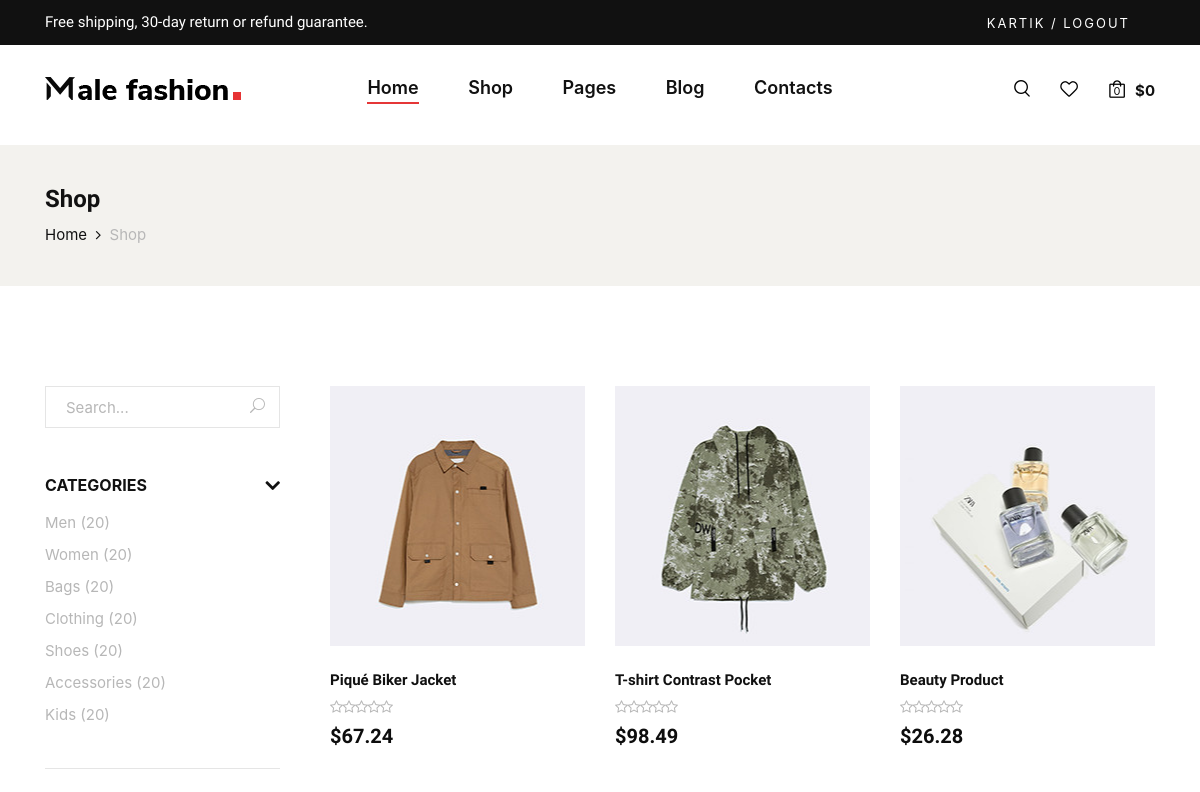
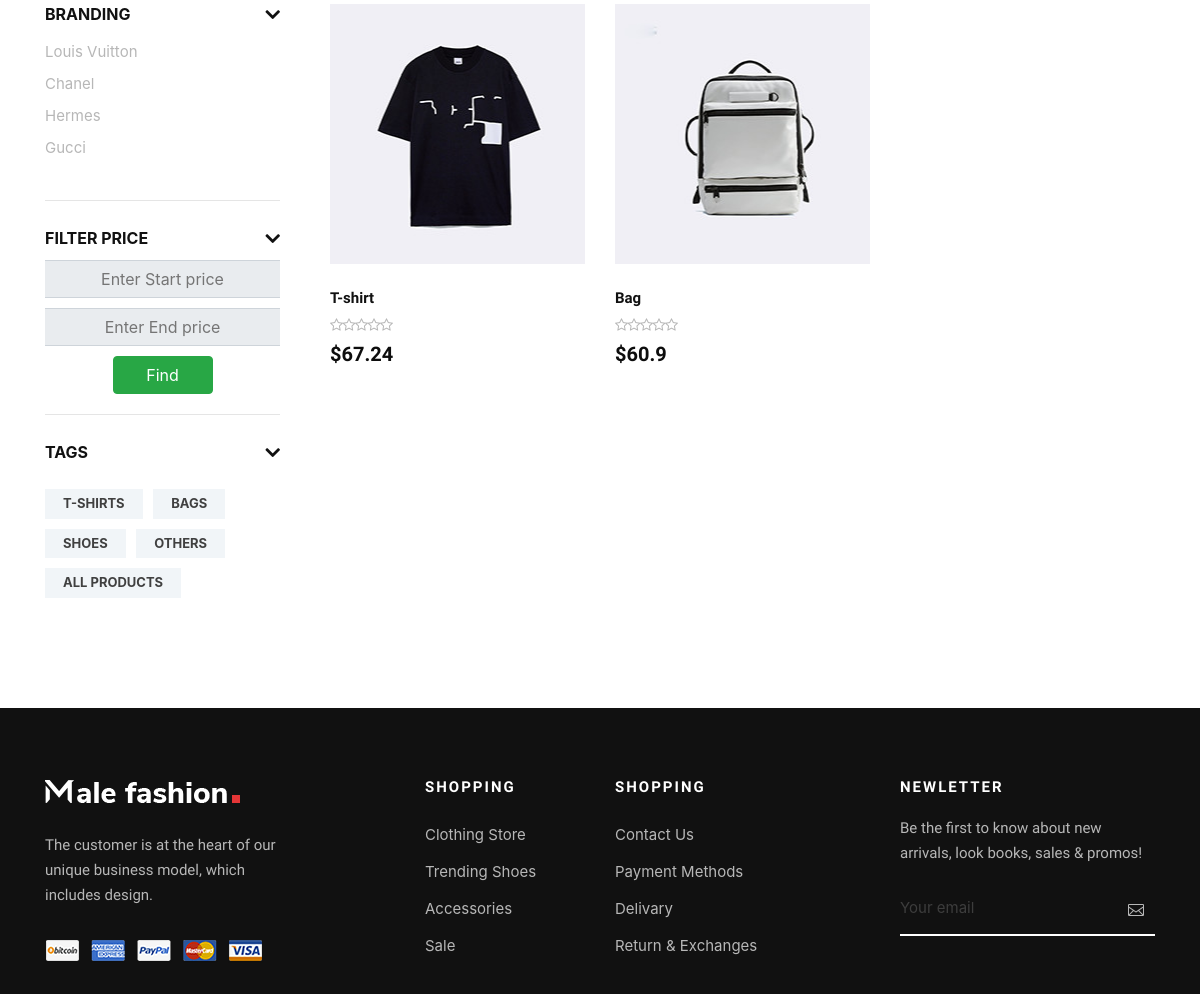
/shop (signed in), run on the app's committed database (2 pictures, top to bottom).
### Auths/models.py (models this page shows)
class My_User(AbstractUser):
    email = models.EmailField(unique=True)
    user_type = models.CharField(max_length=255,choices=user_type,default='Buyer Account')
    def __str__(self):
        return self.username

### My_Seller/models.py (models this page shows, shortened)
class Add_Product(models.Model):
    user = models.ForeignKey(My_User,on_delete=models.CASCADE)
    name = models.CharField(max_length=255)
    image = models.ImageField(upload_to = 'products')
    price = models.FloatField()
    category = models.CharField(max_length=255,choices = category)

### Base_App/views.py (the view, shortened to what this page needs)
# urls.py: path('shop',views.shop,name='shop'),
@login_required(login_url='login')
def shop(request):
    price_li = []
    li = []
    dat = Cart.objects.filter(user=request.user.id)
    for x in dat:
        price_li.append(model_to_dict(x, fields=None, exclude=None))
    for i in price_li:
        li.append(i['total_price'])
    if 'search' in request.GET:
        search = request.GET['search']
        multiple_q = Q(Q(category__icontains=search))
        data = Add_Product.objects.filter(multiple_q).order_by('price')
        p = Paginator(data, 9)
        page_number = request.GET.get('page')
        try:
            page_obj = p.get_page(page_number)
        except PageNotAnInteger:
            page_obj = p.page(1)
        except EmptyPage:
            page_obj = p.page(p.num_pages)
    else:
        data = Add_Product.objects.all()
        p = Paginator(data, 9)
        page_number = request.GET.get('page')
        try:
            page_obj = p.get_page(page_number)
        except PageNotAnInteger:
            page_obj = p.page(1)
        except EmptyPage:
            page_obj = p.page(p.num_pages)
    context = {
        'data' : page_obj,
        'total_price' : round(sum(li), 2),
        'total_itm': len(price_li),
    }
    return render(request,"shop.html",context)

### templates/shop.html (shortened to what this page needs)
{% extends 'base.html' %} {% load static %} {% block content %}
<section class="breadcrumb-option">
    <div class="container">
        <div class="row">
            <div class="col-lg-12">
                <div class="breadcrumb__text">
                    <h4>Shop</h4>
                    <div class="breadcrumb__links">
                        <a href="./index.html">Home</a>
                        <span>Shop</span>
                    </div>
                </div>
            </div>
        </div>
    </div>
</section>
<section class="shop spad">
    <div class="container">
        <div class="row">
            <div class="col-lg-3">
                <div class="shop__sidebar">
                    <div class="shop__sidebar__search">
                        <form action="#">
                            <input type="text" name="search" placeholder="Search...">
                            <button type="submit"><span class="icon_search"></span></button>
                        </form>
                    </div>
                    <div class="shop__sidebar__accordion">
                        <div class="accordion" id="accordionExample">
                            <div class="card">
                                <div class="card-heading">
                                    <a data-toggle="collapse" data-target="#collapseOne">Categories</a>
                                </div>
                                <div id="collapseOne" class="collapse show" data-parent="#accordionExample">
                                    <div class="card-body">
                                        <div class="shop__sidebar__categories">
                                            <ul class="nice-scroll">
                                                <li><a href="#">Men (20)</a></li>
                                                <li><a href="#">Women (20)</a></li>
                                                <li><a href="#">Bags (20)</a></li>
                                                <li><a href="#">Clothing (20)</a></li>
                                                <li><a href="#">Shoes (20)</a></li>
                                                <li><a href="#">Accessories (20)</a></li>
                                                <li><a href="#">Kids (20)</a></li>
                                                <li><a href="#">Kids (20)</a></li>
                                            </ul>
                                        </div>
                                    </div>
                                </div>
                            </div>
                            <div class="card">
                                <div class="card-heading">
                                    <a data-toggle="collapse" data-target="#collapseTwo">Branding</a>
                                </div>
                                <div id="collapseTwo" class="collapse show" data-parent="#accordionExample">
                                    <div class="card-body">
                                        <div class="shop__sidebar__brand">
                                            <ul>
                                                <li><a href="#">Louis Vuitton</a></li>
                                                <li><a href="#">Chanel</a></li>
                                                <li><a href="#">Hermes</a></li>
                                                <li><a href="#">Gucci</a></li>
                                            </ul>
                                        </div>
                                    </div>
                                </div>
                            </div>
                            <div class="card">
                                <div class="card-heading">
                                    <a data-toggle="collapse" data-target="#collapseThree">Filter Price</a>
                                </div>
                                <div id="collapseThree" class="collapse show" data-parent="#accordionExample">
                                    <div class="card-body">
                                        <div class="shop__sidebar__price">
                                            <form style="display: flex;gap:10px; flex-direction:column;justify-content:center;align-items:center">
                                                <input class="input-group-text" id="inputGroup-sizing-sm" type="text" name="start" placeholder="Enter Start price">
                                                <input class="input-group-text" id="inputGroup-sizing-sm" type="text" name="end" placeholder="Enter End price">
                                                <input class="btn btn-success" style="width:100px" type="submit" value="Find">
                                            </form>
                                        </div>
                                    </div>
                                </div>
                            </div>
                            <div class="card">
                                <div class="card-heading">
                                    <a data-toggle="collapse" data-target="#collapseSix">Tags</a>
                                </div>
                                <div id="collapseSix" class="collapse show" data-parent="#accordionExample">
                                    <div class="card-body">
                                        <div class="shop__sidebar__tags">
                                            <a href="/shop?search=t-shirt">T-Shirts</a>
                                            <a href="/shop?search=bag">Bags</a>
                                            <a href="/shop?search=shoes">Shoes</a>
                                            <a href="/shop?search=others">Others</a>
                                            <a href="{% url 'shop' %}">All Products</a>
                                        </div>
                                    </div>
                                </div>
                            </div>
                        </div>
                    </div>
                </div>
            </div>
            <div class="col-lg-9">
                <div class="row">
                    {% for i in data %}
                    <div class="col-lg-4 col-md-6 col-sm-6">
                        <div class="product__item">
                            <div class="product__item__pic set-bg" data-setbg="{{ i.image.url }}">
                            </div>
                            <div class="product__item__text">
                                <h6>{{ i.name }}</h6>
                                <div class="rating">
                                    <i class="fa fa-star-o"></i>
                                    <i class="fa fa-star-o"></i>
                                    <i class="fa fa-star-o"></i>
                                    <i class="fa fa-star-o"></i>
                                    <i class="fa fa-star-o"></i>
                                </div>
                                <h5>${{ i.price }}</h5>
                            </div>
                        </div>
                    </div>
                    {% endfor %}
                </div>
            </div>
        </div>
    </div>
</section>
{% endblock %}

### templates/base.html (shortened to what this page needs)
{% load static %}
<!DOCTYPE html>
<html lang="zxx">
<head>
    <link rel="stylesheet" href="{% static 'css/bootstrap.min.css' %}" type="text/css">
    <link rel="stylesheet" href="{% static 'css/font-awesome.min.css' %}" type="text/css">
    <link rel="stylesheet" href="{% static 'css/elegant-icons.css' %}" type="text/css">
    <link rel="stylesheet" href="{% static 'css/magnific-popup.css' %}" type="text/css">
    <link rel="stylesheet" href="{% static 'css/owl.carousel.min.css' %}" type="text/css">
    <link rel="stylesheet" href="{% static 'css/slicknav.min.css'%}" type="text/css">
    <link rel="stylesheet" href="{% static 'css/style.css' %}" type="text/css">
    <link rel="stylesheet" href="//cdn.jsdelivr.net/npm/alertifyjs@1.13.1/build/css/alertify.min.css" />
    <link rel="stylesheet" href="//cdn.jsdelivr.net/npm/alertifyjs@1.13.1/build/css/themes/bootstrap.min.css" />
</head>
<body>
    <header class="header">
        <div class="header__top">
            <div class="container">
                <div class="row">
                    <div class="col-lg-6 col-md-7">
                        <div class="header__top__left">
                            <p>Free shipping, 30-day return or refund guarantee.</p>
                        </div>
                    </div>
                    <div class="col-lg-6 col-md-5">
                        <div class="header__top__right">
                            <div class="header__top__links">
                                {% if request.user.is_authenticated %}
                                <a href="{% url 'logout' %}">{{ request.user }} / Logout </a> {% else %}
                                <a href="{% url 'login' %}">Sign in</a>
                                <a href="{% url 'register' %}">Sign up</a> {% endif %}
                            </div>
                        </div>
                    </div>
                </div>
            </div>
        </div>
        <div class="container">
            <div class="row">
                <div class="col-lg-3 col-md-3">
                    <div class="header__logo">
                        <a href="{% url 'index' %}"><img src="{% static 'img/logo.png' %}" alt=""></a>
                    </div>
                </div>
                <div class="col-lg-6 col-md-6">
                    <nav class="header__menu mobile-menu">
                        <ul>
                            <li class="active"><a href="{% url 'index' %}">Home</a></li>
                            <li><a href="{% url 'shop' %}">Shop</a>
                            </li>
                            <li><a href="#">Pages</a>
                            </li>
                            <li><a href="{% url 'blog' %}">Blog</a>
                            </li>
                            <li><a href="{% url 'contact_us' %}">Contacts</a></li>
                        </ul>
                    </nav>
                </div>
                <div class="col-lg-3 col-md-3">
                    <div class="header__nav__option">
                        <a href="#" class="search-switch"><img src="{% static 'img/icon/search.png' %}" alt=""></a>
                        <a href="{% url 'wishlist' %}"><img src="{% static 'img/icon/heart.png' %}" alt=""></a>
                        <a href="{% url 'cart' %}"><img src="{% static 'img/icon/cart.png' %}" alt=""> <span>{{ total_itm }}</span></a>
                        <div class="price">${{ total_price }}</div>
                    </div>
                </div>
            </div>
        </div>
    </header>
    {% block content %} {% endblock %}
    <footer class="footer">
        <div class="container">
            <div class="row">
                <div class="col-lg-3 col-md-6 col-sm-6">
                    <div class="footer__about">
                        <div class="footer__logo">
                            <a href="#"><img src="{% static 'img/footer-logo.png' %}" alt=""></a>
                        </div>
                        <p>The customer is at the heart of our unique business model, which includes design.</p>
                        <a href="#"><img src="{% static 'img/payment.png' %}" alt=""></a>
                    </div>
                </div>
                <div class="col-lg-2 offset-lg-1 col-md-3 col-sm-6">
                    <div class="footer__widget">
                        <h6>Shopping</h6>
                        <ul>
                            <li><a href="#">Clothing Store</a></li>
                            <li><a href="#">Trending Shoes</a></li>
                            <li><a href="#">Accessories</a></li>
                            <li><a href="#">Sale</a></li>
                        </ul>
                    </div>
                </div>
                <div class="col-lg-2 col-md-3 col-sm-6">
                    <div class="footer__widget">
                        <h6>Shopping</h6>
                        <ul>
                            <li><a href="#">Contact Us</a></li>
                            <li><a href="#">Payment Methods</a></li>
                            <li><a href="#">Delivary</a></li>
                            <li><a href="#">Return & Exchanges</a></li>
                        </ul>
                    </div>
                </div>
                <div class="col-lg-3 offset-lg-1 col-md-6 col-sm-6">
                    <div class="footer__widget">
                        <h6>NewLetter</h6>
                        <div class="footer__newslatter">
                            <p>Be the first to know about new arrivals, look books, sales & promos!</p>
                            <form action="#">
                                <input type="text" placeholder="Your email">
                                <button type="submit"><span class="icon_mail_alt"></span></button>
                            </form>
                        </div>
                    </div>
                </div>
            </div>
        </div>
    </footer>
</body>
</html>

### data on the page
My_User: user "KARTIK"
Add_Product: shows a picture, name "Piqué Biker Jacket", price "67.24"
Add_Product: shows a picture, name "T-shirt Contrast Pocket", price "98.49"
Add_Product: shows a picture, name "Beauty Product", price "26.28"
Add_Product: shows a picture, name "T-shirt", price "67.24"
Add_Product: shows a picture, name "Bag", price "60.9"

### other printed values
{{ total_itm }} "0"
{{ total_price }} "0"
